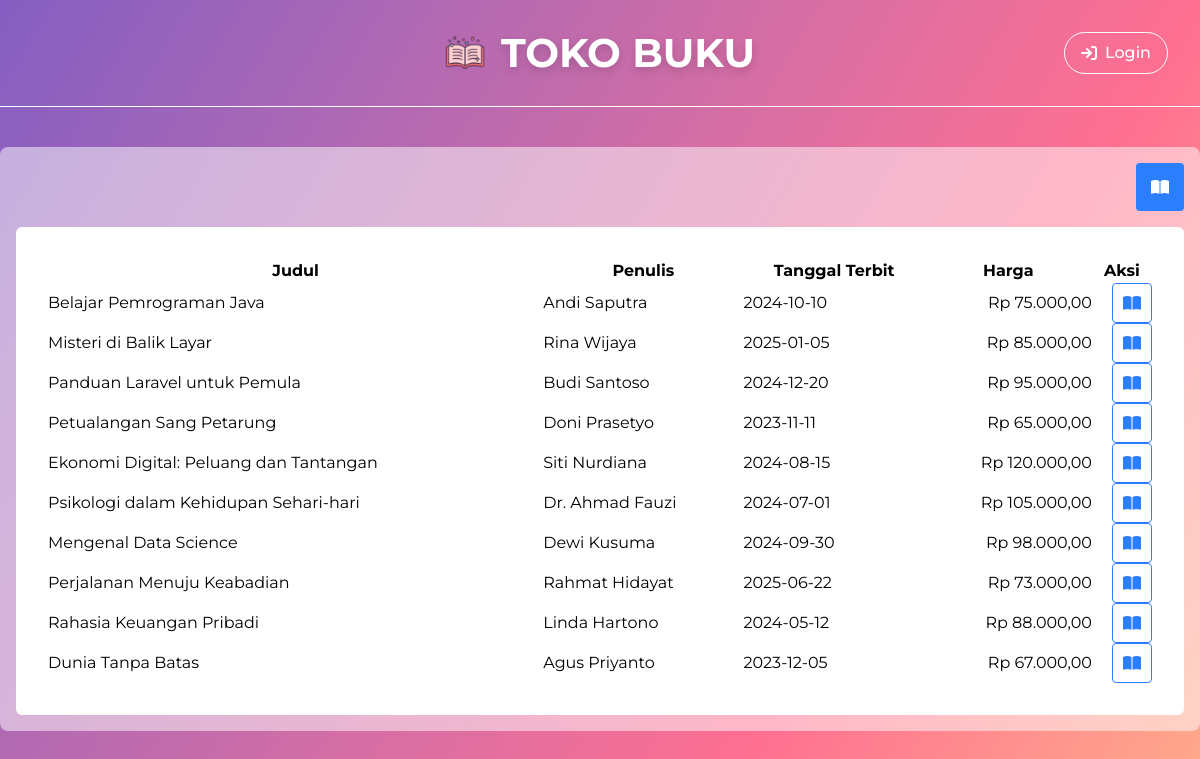
The page / on the database its author committed.
### tables this page shows
CREATE TABLE `tb_buku` (
  `id` int unsigned NOT NULL AUTO_INCREMENT,
  `judul` varchar(100) NOT NULL,
  `penulis` varchar(100) NOT NULL,
  `sinopsis` text NOT NULL,
  `tanggal_terbit` date NOT NULL,
  `harga` decimal(10,2) NOT NULL,
  PRIMARY KEY (`id`)
);

### index.php (the view, shortened to what this page needs)
<!DOCTYPE html>
<html lang="en">
<head>
    <link rel="stylesheet" href="https://cdn.datatables.net/2.2.2/css/dataTables.dataTables.css" />
    <script src="https://unpkg.com/@tailwindcss/browser@4"></script>
</head>
<body>
    <div class="min-h-screen mx-auto bg-linear-to-br from-purple via-lavender via-pink to-yellow font-montserrat">
        <header class="w-full max-w-[1600px] mx-auto border-b border-white">
            <nav class="w-full p-8 flex items-center justify-between transition-shadow">
                <div class="w-full flex items-center justify-center">
                    <a class="w-fit flex items-center justify-center gap-4"
                        href="./index.php" id="logo">
                        <img class="size-10"
                            src="./img/icon.ico" alt="Logo">
                        <h2 class="text-[20px] md:text-[2.5rem]/7 text-white drop-shadow-lg font-bold uppercase">
                            Toko Buku
                        </h2>
                    </a>
                </div>
                <div class="w-full flex items-center justify-end">
                    <?php if (isset($_SESSION['user'])): ?>
                        <a class="w-fit px-4 py-2 flex items-center justify-center gap-2 border border-white font-medium rounded-full text-white
                            hover:bg-white hover:text-[#ff6f91] focus:bg-white focus:text-[#ff6f91] transition-colors"
                            href="./logout.php">
                            <i class="fa-solid fa-arrow-right-from-bracket"></i>
                            Logout
                        </a>
                    <?php else: ?>
                        <button class="w-fit px-4 py-2 flex items-center justify-center gap-2 border border-white font-medium rounded-full text-white
                            hover:bg-white hover:text-[#ff6f91] focus:bg-white focus:text-[#ff6f91] transition-colors"
                            id="openLoginBtn">
                            <i class="fa-solid fa-arrow-right-to-bracket"></i>
                            Login
                        </button>
                    <?php endif; ?>
                </div>
            </nav>
        </header>
        <section class="w-full min-h-screen py-10 flex items-start justify-center">
            <div class="w-full max-w-[1200px] p-4 rounded-lg bg-white/50">
                <div class="w-full mb-4 flex items-center justify-end gap-2">
                    <?php if (!isset($_SESSION['user'])): ?>
                        <a class="w-12 px-4 aspect-square flex items-center justify-center rounded-sm bg-blue-500 text-white
                            hover:bg-blue-400 focus:bg-blue-400 active:bg-blue-600 transition-colors"
                            href="./index.php">
                            <i class="fa-solid fa-book-open"></i>
                        </a>
                    <?php endif; ?>
                </div>
                <div class="w-full p-8 rounded-md bg-white">
                    <table class="w-full table" id="bookTable">
                        <thead>
                            <tr>
                                <th>Judul</th>
                                <th>Penulis</th>
                                <th>Tanggal Terbit</th>
                                <th>Harga</th>
                                <th>Aksi</th>
                            </tr>
                        </thead>
                        <tbody>
                            <?php
                                include 'config.php';
                                $result = $conn->query("SELECT * FROM tb_buku");
                                if ($result->num_rows > 0) {
                                    while ($row = $result->fetch_assoc()) {
                                        echo "<tr>";
                                        echo "<td>" . htmlspecialchars($row['judul']) . "</td>";
                                        echo "<td>" . htmlspecialchars($row['penulis']) . "</td>";
                                        echo "<td>" . htmlspecialchars($row['tanggal_terbit']) . "</td>";
                                        echo "<td class='text-end'>Rp " . number_format($row['harga'], 2, ',', '.') . "</td>";
                                        echo '<td><div class="flex items-center justify-end gap-2">';
                                        echo '<a class="detail-btn w-10 px-4 aspect-square flex items-center justify-center rounded-sm border border-blue-500 text-blue-500
                                                    hover:bg-blue-500 hover:text-white focus:bg-blue-500 focus:text-white active:bg-blue-700 transition-colors"
                                                    href="./read.php?id=' . $row['id'] . '">
                                                    <i class="fa-solid fa-book-open"></i>
                                                </a>';
                                        echo '</div></td>';
                                        echo "</tr>";
                                    }
                                }
                            ?>
                        </tbody>
                    </table>
                </div>
            </div>
        </section>
    </div>
</body>
</html>

### index.php (style rules this page uses)
a, button { outline: none; cursor: pointer; }

### rows shown on the page
tb_buku: judul "Belajar Pemrograman Java", penulis "Andi Saputra", tanggal_terbit "2024-10-10", harga "75.000,00"
tb_buku: judul "Misteri di Balik Layar", penulis "Rina Wijaya", tanggal_terbit "2025-01-05", harga "85.000,00"
tb_buku: judul "Panduan Laravel untuk Pemula", penulis "Budi Santoso", tanggal_terbit "2024-12-20", harga "95.000,00"
tb_buku: judul "Petualangan Sang Petarung", penulis "Doni Prasetyo", tanggal_terbit "2023-11-11", harga "65.000,00"
tb_buku: judul "Ekonomi Digital: Peluang dan Tantangan", penulis "Siti Nurdiana", tanggal_terbit "2024-08-15", harga "120.000,00"
tb_buku: judul "Psikologi dalam Kehidupan Sehari-hari", penulis "Dr. Ahmad Fauzi", tanggal_terbit "2024-07-01", harga "105.000,00"
tb_buku: judul "Mengenal Data Science", penulis "Dewi Kusuma", tanggal_terbit "2024-09-30", harga "98.000,00"
tb_buku: judul "Perjalanan Menuju Keabadian", penulis "Rahmat Hidayat", tanggal_terbit "2025-06-22", harga "73.000,00"
tb_buku: judul "Rahasia Keuangan Pribadi", penulis "Linda Hartono", tanggal_terbit "2024-05-12", harga "88.000,00"
tb_buku: judul "Dunia Tanpa Batas", penulis "Agus Priyanto", tanggal_terbit "2023-12-05", harga "67.000,00"
